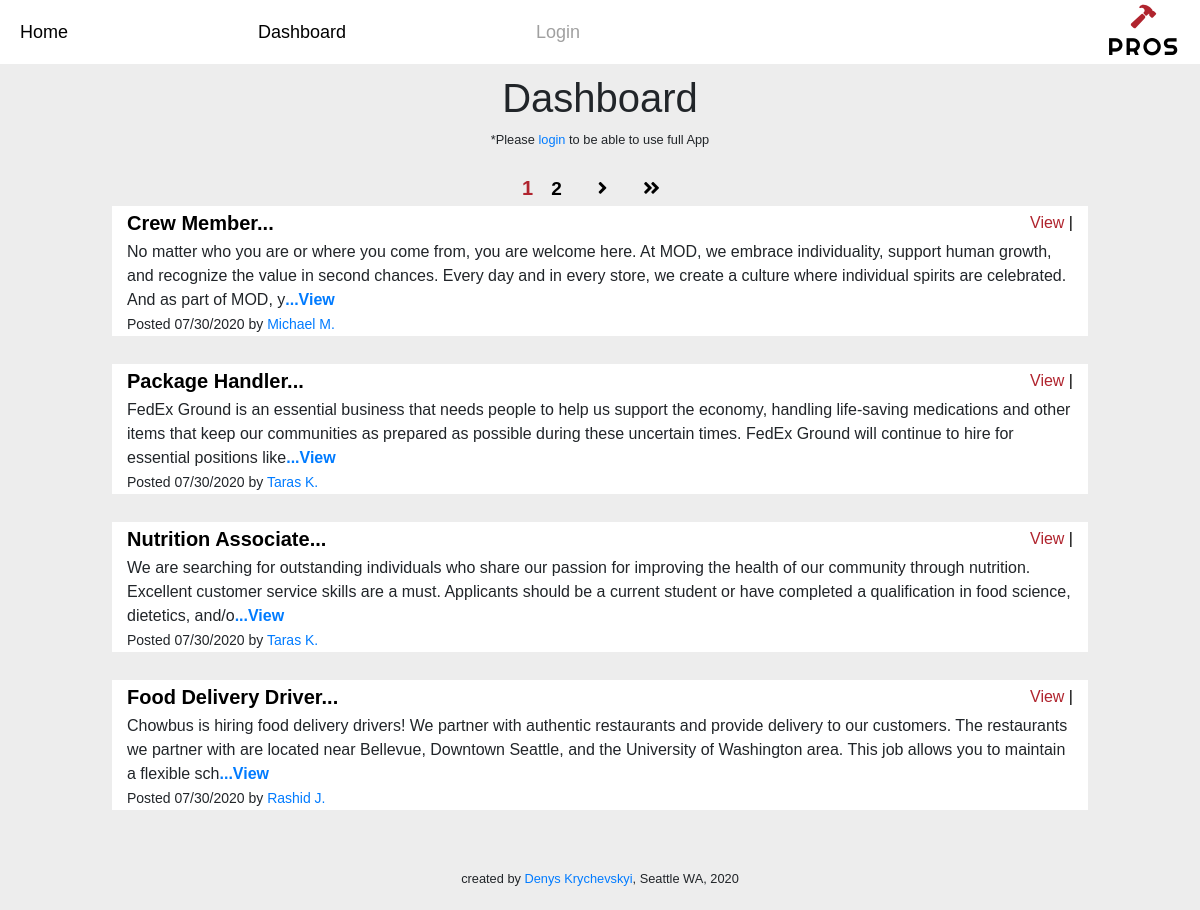
/dashboard, run on the app's committed database.
### profi_app/models.py (models this page shows, shortened)
class Job(models.Model):
    title = models.CharField(max_length = 255, null = True)
    description = models.TextField()
    location = models.CharField(max_length = 255)
    poster = models.ForeignKey(User, related_name = 'poster', on_delete=models.CASCADE)
    executor = models.ForeignKey(User, related_name = 'executor', on_delete=models.CASCADE, blank = True, null = True)
    created_at = models.DateTimeField(auto_now_add = True)
    updated_at = models.DateTimeField(auto_now = True)
    objects = JobManager()

class User(models.Model):
    first_name = models.CharField(max_length = 255)
    last_name = models.CharField(max_length = 255)
    birth_date = models.DateTimeField()
    email = models.TextField()
    phone_num = models.IntegerField(blank=True, null = True)
    about = models.TextField(blank=True, null = True)
    password = models.TextField()
    created_at = models.DateTimeField(auto_now_add = True)
    updated_at = models.DateTimeField(auto_now = True)
    objects = UserManager()

### profi_app/views.py (the view, shortened to what this page needs)
# urls.py: path('dashboard', views.dashboard),
def dashboard(request):
    if 'user_id' not in request.session:
        jobs = Job.objects.filter(executor=None).order_by('-created_at')
        paginator = Paginator(jobs, 4)
        page = request.GET.get('page')
        jobs = paginator.get_page(page)
        context = {
            'users' : User.objects.all(),
            'all_categories': Category.objects.all(),
            'jobs': jobs
        }
        return render(request, 'dashboard.html', context)

### profi_app/templates/dashboard.html (shortened to what this page needs)
<!DOCTYPE html>
<html lang="en">
<head>
    {% include 'head.html' %}
</head>
<body>
    {% include 'navbar.html' %}
    <div class="dashboard_page_container">
        <div class="dash">
            <h1>Dashboard</h1>
            {% if request.session.user_id == null %}
            <small>*Please <a href="/login">login</a> to be able to use full App</small>
            <br>
            {% endif %}
        </div>
        <div class="pagination_container">
            <div class="pagination">
                {% for num in jobs.paginator.page_range %}
                    {% if jobs.number == num %}
                        <strong id="page_num">{{ num }}</strong>
                    {% elif num > jobs.number|add:'-2' and num < jobs.number|add:'2' %}
                        <a href="?page={{num}}">{{num}}</a>
                    {% endif %}
                {% endfor %}
                {% if jobs.has_next %}
                    <a href="?page={{ jobs.next_page_number }}"><i class="fa fa-angle-right" aria-hidden="true"></i></a>
                    <a href="?page={{ jobs.paginator.num_pages }}"><i class="fa fa-angle-double-right" aria-hidden="true"></i></a>
                {% endif %}
            </div>
        </div>
        <div id="display_jobs">
        {% for job in jobs %}
            {% if job.executor == null %}
                <div class="job_container">
                    <div class="top_desc">
                        <div class="job_title">
                            <h5><a href="/view/{{job.id}}">{{ job.title|slice:":20" }}...</a></h5>
                        </div>
                        <div class="action">
                            <a href="/view/{{job.id}}">View <span class='vertical'>|</span></a>
                        </div>
                    </div>
                    <div class="bottom_desc">
                        <p>{{ job.description|slice:":280" }}<a href="/view/{{job.id}}">...View</a></p>
                        <small>Posted {{ job.created_at|date:"SHORT_DATE_FORMAT" }} by <a href="/user/{{ job.poster.id }}/profile">{{ job.poster.first_name }} {{ job.poster.last_name.0 }}.</a></small>
                    </div>
                </div>
                <br>
            {% endif %}
        {% endfor %}
        </div>
    </div>
    {% include 'footer.html' %}
</body>
</html>

### profi_app/templates/head.html (shortened to what this page needs)
<link rel="stylesheet" href="https://stackpath.bootstrapcdn.com/bootstrap/4.5.0/css/bootstrap.min.css">
<link rel="stylesheet" href="https://use.fontawesome.com/releases/v5.8.2/css/all.css">
{% load static %}
<link rel="stylesheet" href="{% static 'css/style.css' %}">

### profi_app/templates/navbar.html (shortened to what this page needs)
<div class="nav-container">
    <nav>
        <div id="menu_container">
            <ul class="menu_list_container">
                <li><a class="" href="/">Home</a></li>
                <li><a href="/dashboard">Dashboard</a></li>
                <li>
                    {% if request.session.user_id != null %}
                    <a class="login_a" href="/logout">Logout</a>
                    {% else %}
                    <a class="login_a" href="/login">Login</a>
                    {% endif %}
                </li>
            </ul>
        </div>
        <div id="logo_container">
            <a href="/">
                <ion-icon name="hammer"></ion-icon>
                <h4>Pros</h4>
            </a>
        </div>
    </nav>
</div>

### profi_app/templates/footer.html (shortened to what this page needs)
<footer>
    <small>created by <a href="https://www.linkedin.com/in/denys-krychevskyi/" target="_blank">Denys Krychevskyi</a>, Seattle WA, 2020</small>
</footer>

### profi_app/static/css/style.css (style rules this page uses)
* { margin: 0px; padding: 0px; -webkit-box-sizing: border-box; box-sizing: border-box; text-decoration: none; list-style: none; font-family: Arial, Helvetica, sans-serif; }
body { background-color: #ededed; }
.vertical { color: black; }
.nav-container { padding: 0 20px; background-color: #fff; height: 8vh; text-align: center; }
.nav-container nav { display: -webkit-box; display: -ms-flexbox; display: flex; -webkit-box-pack: justify; -ms-flex-pack: justify; justify-content: space-between; -webkit-box-align: center; -ms-flex-align: center; align-items: center; height: 8vh; }
.nav-container nav #menu_container .menu_list_container { margin-bottom: 0; color: black; display: -webkit-box; display: -ms-flexbox; display: flex; -webkit-box-align: center; -ms-flex-align: center; align-items: center; -webkit-box-pack: justify; -ms-flex-pack: justify; justify-content: space-between; min-width: 560px; max-width: 560px; }
.nav-container nav #menu_container .menu_list_container li { list-style: none; display: inline-block; }
.nav-container nav #menu_container .menu_list_container li a { color: black; font-size: 18px; }
.nav-container nav #menu_container .menu_list_container li .login_a { color: #a0a0a0; }
.nav-container nav #logo_container a { color: black; }
.nav-container nav #logo_container a ion-icon { color: #b0242e; font-size: 27px; margin-bottom: -5px; }
.nav-container nav #logo_container a h4 { color: black; text-transform: uppercase; margin-bottom: 0; font-family: 'Righteous', cursive; letter-spacing: 2px; }
body { overflow-x: hidden; }
footer { text-align: center; padding: 20px; }
footer small { margin: 0; padding: 0; }
.dashboard_page_container { max-width: 1000px; margin: 0 auto; padding: 10px; }
.dashboard_page_container a { text-decoration: none; }
.dashboard_page_container .dash { display: -webkit-box; display: -ms-flexbox; display: flex; -webkit-box-pack: justify; -ms-flex-pack: justify; justify-content: space-between; -webkit-box-align: center; -ms-flex-align: center; align-items: center; -webkit-box-orient: vertical; -webkit-box-direction: normal; -ms-flex-direction: column; flex-direction: column; }
.dashboard_page_container #display_jobs .job_container { border: 2px solid #ededed; background-color: #fff; }
.dashboard_page_container #display_jobs .job_container .top_desc { padding: 5px 15px; display: -webkit-box; display: -ms-flexbox; display: flex; -webkit-box-pack: justify; -ms-flex-pack: justify; justify-content: space-between; -webkit-box-align: center; -ms-flex-align: center; align-items: center; }
.dashboard_page_container #display_jobs .job_container .top_desc .job_title h5 { margin: 0; }
.dashboard_page_container #display_jobs .job_container .top_desc .job_title h5 a { color: black; font-weight: bold; }
.dashboard_page_container #display_jobs .job_container .top_desc .action a { color: #b0242e; text-decoration: none; }
.dashboard_page_container #display_jobs .job_container .bottom_desc { padding: 0 15px; background-color: #fff; }
.dashboard_page_container #display_jobs .job_container .bottom_desc p { margin-bottom: 0rem; }
.dashboard_page_container #display_jobs .job_container .bottom_desc p a { font-weight: bold; }
.dashboard_page_container #display_jobs .job_container .bottom_desc small { font-size: 14px; }
.dashboard_page_container .pagination_container { width: 100%; text-align: center; display: -webkit-box; display: -ms-flexbox; display: flex; -webkit-box-align: center; -ms-flex-align: center; align-items: center; }
.dashboard_page_container .pagination_container .pagination { margin: auto; }
.dashboard_page_container .pagination_container .pagination a { padding: 1.4px 18px; font-size: 19px; font-weight: bold; color: black; }
.dashboard_page_container .pagination_container #page_num { font-size: 20px; color: #b0242e; }
a { text-decoration: none; }

### data on the page
Job: title "Crew Member", description "No matter who you are or where you come from, you are welcome here. At MOD, we embrace individuality, support human growth, and recognize the value in second chances. Every day and in every store, we create a culture where individual spirits are celebrated. And as part of MOD, y", created_at "07/30/2020", poster.first_name "Michael", poster.last_name.0 "M"
Job: title "Package Handler", description "FedEx Ground is an essential business that needs people to help us support the economy, handling life-saving medications and other items that keep our communities as prepared as possible during these uncertain times. FedEx Ground will continue to hire for essential positions like", created_at "07/30/2020", poster.first_name "Taras", poster.last_name.0 "K"
Job: title "Nutrition Associate", description "We are searching for outstanding individuals who share our passion for improving the health of our community through nutrition. Excellent customer service skills are a must. Applicants should be a current student or have completed a qualification in food science, dietetics, and/o", created_at "07/30/2020", poster.first_name "Taras", poster.last_name.0 "K"
Job: title "Food Delivery Driver", description "Chowbus is hiring food delivery drivers! We partner with authentic restaurants and provide delivery to our customers. The restaurants we partner with are located near Bellevue, Downtown Seattle, and the University of Washington area. This job allows you to maintain a flexible sch", created_at "07/30/2020", poster.first_name "Rashid", poster.last_name.0 "J"

### other printed values
{{ num }} "1"
{{ num }} "2"
